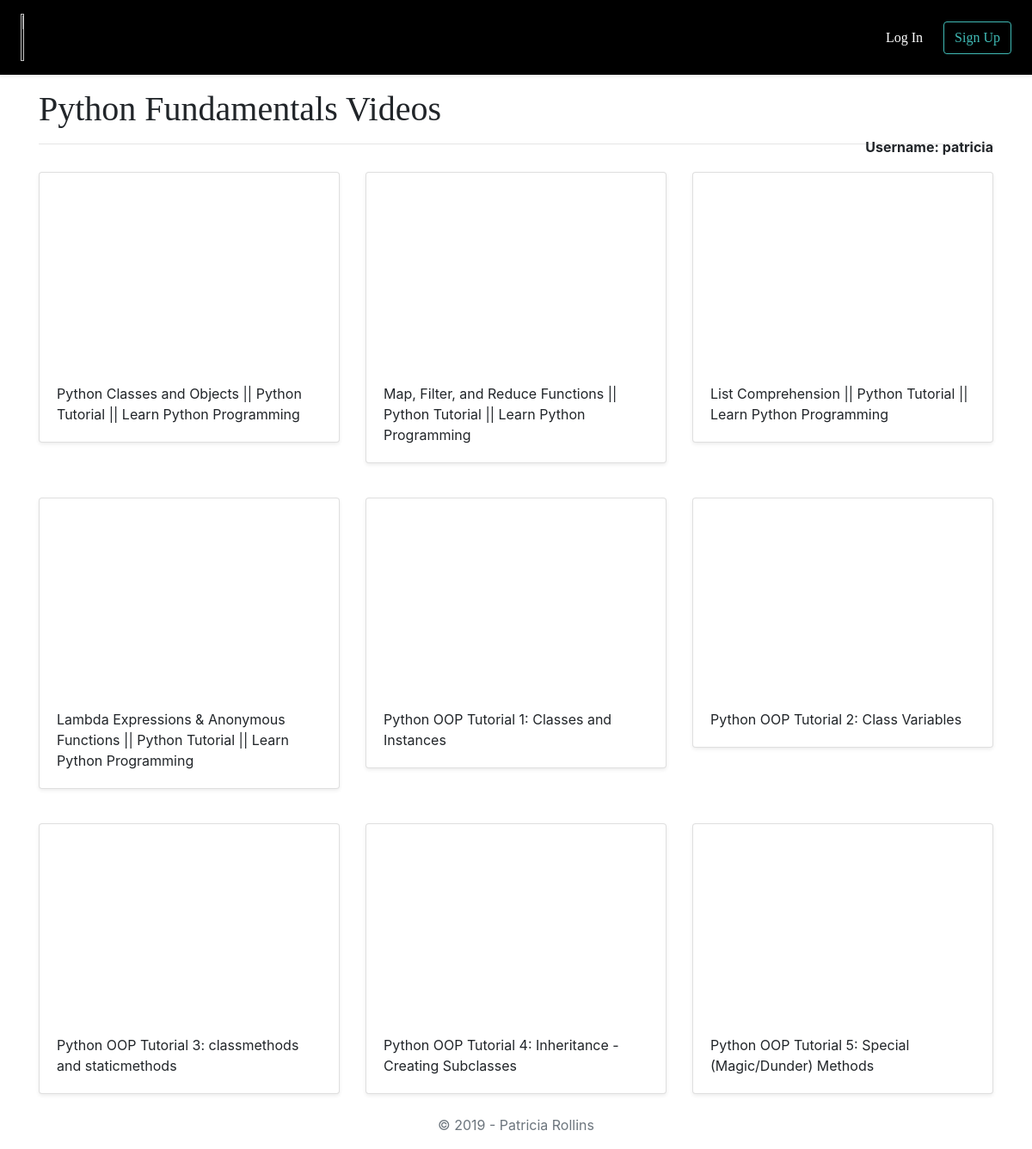
/vidzgroup/2, run on the app's committed database.
### groups/models.py (models this page shows, shortened)
class Group(models.Model):
    title = models.CharField(max_length=255)
    user = models.ForeignKey(User, on_delete=models.CASCADE)

class Video(models.Model):
    title = models.CharField(max_length=255)
    url = models.URLField()
    youtube_id = models.CharField(max_length=255)
    group = models.ForeignKey(Group, on_delete=models.CASCADE)

### groups/views.py (the view)
# urls.py: path('vidzgroup/<int:pk>', views.DetailGroup.as_view(), name='detail_group'),
class DetailGroup(generic.DetailView):
    model = Group
    template_name = 'groups/detail_group.html'

### groups/templates/groups/detail_group.html (shortened to what this page needs)
{% extends 'groups/base.html' %}
{% block content %}
<div class="container pt-3">
  <div class="row-fluid">
    <div class=".col-sm"><h1>{{ group.title }} Videos</h1></div>
    <div class=".col-sm float-right"><span><b><class="text-muted">Username: {{ group.user.username }}</b></span></div>
  </div>
  <hr />
  <div class="row">
    {% for video in group.video_set.all %}
    <div class="col-md-4 mt-3">
      <div class="card mb-4 shadow-sm">
        <iframe width="100%" height="225" src="https://www.youtube.com/embed/{{ video.youtube_id }}" frameborder="0" allow="accelerometer; autoplay; encrypted-media; gyroscope; picture-in-picture" allowfullscreen></iframe>
        <div class="card-body">
          <p class="card-text">{{ video.title }}</p>
        </div>
      </div>
    </div>
    {% endfor %}
  </div>
</div>
{% endblock %}

### groups/static/custom.css (style rules this page uses)
h1, #navbar { font-family: Tempus Sans ITC; }

### data on the page
Group: title "Python Fundamentals", user.username "patricia"
Video: title "Python Classes and Objects || Python Tutorial || Learn Python Programming"
Video: title "Map, Filter, and Reduce Functions || Python Tutorial || Learn Python Programming"
Video: title "List Comprehension || Python Tutorial || Learn Python Programming"
Video: title "Lambda Expressions & Anonymous Functions || Python Tutorial || Learn Python Programming"
Video: title "Python OOP Tutorial 1: Classes and Instances"
Video: title "Python OOP Tutorial 2: Class Variables"
Video: title "Python OOP Tutorial 3: classmethods and staticmethods"
Video: title "Python OOP Tutorial 4: Inheritance - Creating Subclasses"
Video: title "Python OOP Tutorial 5: Special (Magic/Dunder) Methods"
